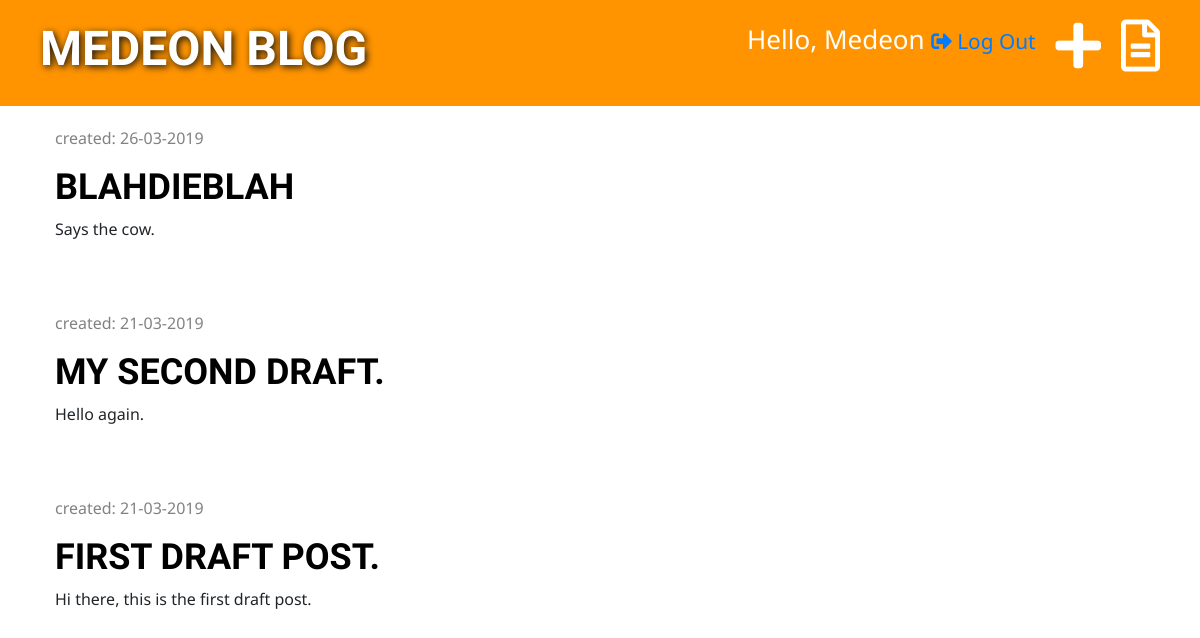
/drafts/ (signed in), run on an earlier commit of the app's database.
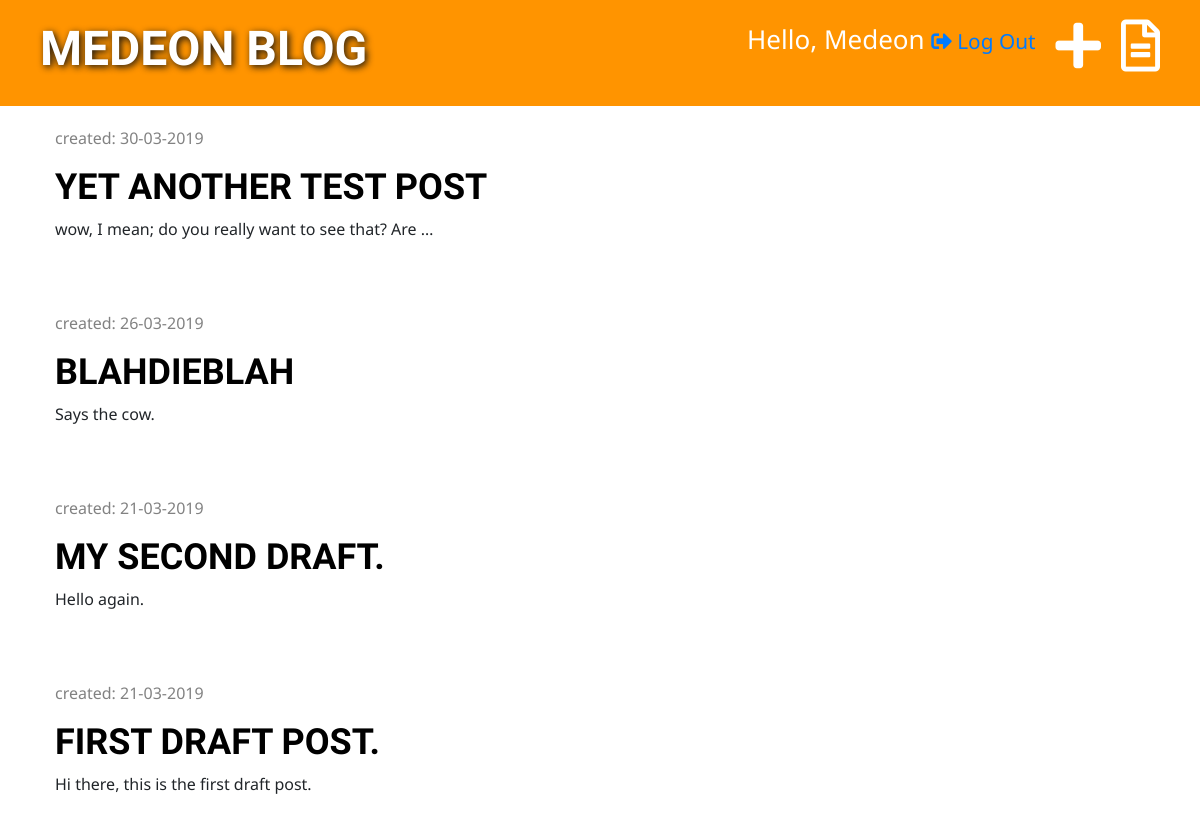
And on a later commit of the database.
### blog/models.py (models this page shows, shortened)
class Post(models.Model):
    author = models.ForeignKey('auth.User', on_delete=models.CASCADE)
    title = models.CharField(max_length=200)
    text = models.TextField()
    created_date = models.DateTimeField(default=timezone.now)
    published_date = models.DateTimeField(blank=True, null=True)

### blog/views.py (the view)
# urls.py: path('drafts/', views.post_draft_list, name='post_draft_list'),
@login_required(login_url='/accounts/login')
def post_draft_list(request):
    posts = Post.objects.filter(published_date__isnull=True).order_by('-created_date')
    context_dictionary = {'posts': posts}
    return render(request, 'blog/post_draft_list.html', context_dictionary)

### blog/templates/blog/post_draft_list.html (shortened to what this page needs)
{% extends 'blog/base.html' %}
{% block content %}
    {% for post in posts %}
        <div class="post">
            <p class="date">created: {{ post.created_date|date:'d-m-Y' }}</p>
            <h1><a href="{% url 'post_detail' pk=post.pk %}">{{ post.title }}</a></h1>
            <p>{{ post.text|truncatechars:50 }}</p>
        </div>
    {% endfor %}
{% endblock %}

What changed in the data, as far as the page shows it:
added Post: created_date "30-03-2019", title "YET ANOTHER TEST POST", text "wow, I mean; do you really want to see that? Are …"
